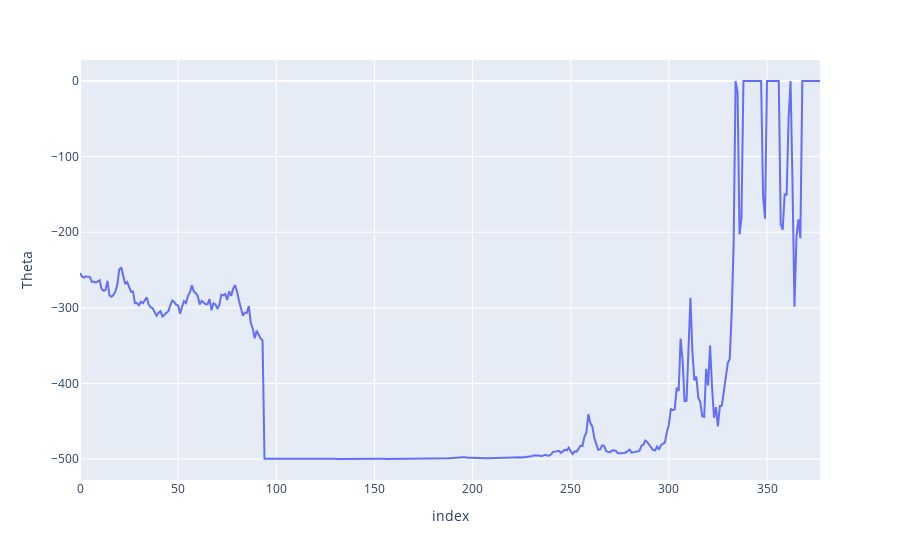

Here is the notebook cell this chart was saved with:
### Markdown cell above
### Theta

### Code cell
px.line(greeks_df, y="Theta")

### Figure 1 — Plotly figure (JSON) as saved in the notebook; plotly's stock layout.template omitted (floating-point values rounded to 4 significant figures; data arrays with more than 128 entries replaced by an {"elided": "..."} marker saying what was removed)
{"data": [{"hovertemplate": "index=%{x}<br>Theta=%{y}<extra></extra>", "legendgroup": "", "line": {"color": "#636efa", "dash": "solid"}, "marker": {"symbol": "circle"}, "mode": "lines", "name": "", "orientation": "v", "showlegend": false, "type": "scatter", "x": {"elided": "378 int values"}, "xaxis": "x", "y": {"elided": "378 float values"}, "yaxis": "y"}], "layout": {"legend": {"tracegroupgap": 0}, "margin": {"t": 60}, "xaxis": {"anchor": "y", "domain": [0, 1], "title": {"text": "index"}}, "yaxis": {"anchor": "x", "domain": [0, 1], "title": {"text": "Theta"}}}}
